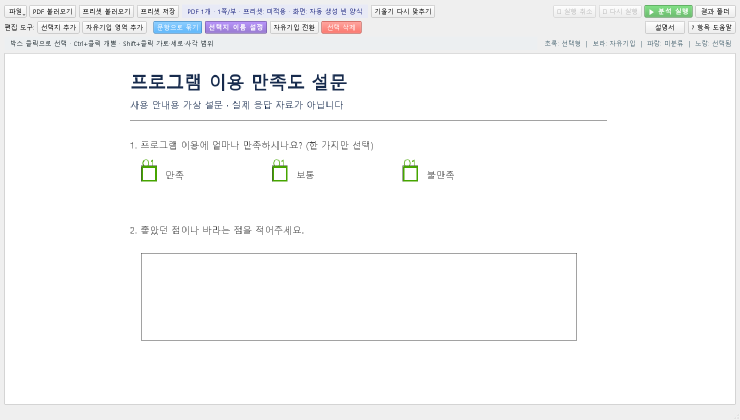
#> input picture 설명서/images/01-pdf.png, 1480 x 840 px (shown at 1/2 size); its folder holds only this picture in this run
$ python -i vision.py   (imports and definitions only)   (older library calls are emulated)
#> lines starting #> are read from the running program, lines starting #| are printed output that depends on the picture; after the words box and inside, x2 and y2 are one past the last pixel; in counts of white or black regions, pixels touching at a corner belong together
#> further down, picture is the input picture: shape (840, 1480, 3); mean B, G, R 248.9, 248.5, 248.2
import hashlib
import json
import os
import tempfile
from concurrent.futures import ThreadPoolExecutor, as_completed

import cv2
import fitz
import numpy as np


_PDF_CACHE_VERSION = 2
_CHECKBOX_CACHE_VERSION = 9


def _report_progress(progress_cb, value: int, message: str = ""):
    if progress_cb:
        progress_cb(value, message)


# [112 lines left out: functions _render_single_page, load_pdf_pages, not called in this run]


class PageOrientationError(ValueError):
    """Raised when 0/180-degree page orientation cannot be selected safely."""


class ImageAligner:
    _ADAPTIVE_QUICK_MAX_DIMENSION = 480
    _ADAPTIVE_QUICK_MIN_CORRELATION = 0.50
    _ADAPTIVE_ECC_MIN_CORRELATION = 0.60
    _ADAPTIVE_WARM_ECC_ITERATIONS = 12
    _ADAPTIVE_SCALED_ECC_ITERATIONS = 15
    _SPARSE_LK_MAX_CORNERS = 400
    _SPARSE_LK_MIN_TRACKS = 18
    _SPARSE_LK_MIN_TRACK_RATIO = 0.30
    _SPARSE_LK_MIN_INLIER_RATIO = 0.45
    _SPARSE_LK_MAX_FB_MEDIAN = 0.75
    _SPARSE_LK_MAX_FB_P90 = 1.75
    _SPARSE_LK_MAX_REPROJECTION_MEDIAN = 0.55
    _SPARSE_LK_MAX_REPROJECTION_P90 = 1.25
    _SPARSE_LK_SCORE_TOLERANCE = 0.002
    _SPARSE_LK_ECC_ITERATIONS = 4
    # Orientation is deliberately decided at thumbnail resolution. The full
    # alignment below remains responsible only for scanner-scale distortion.
    _ORIENTATION_DIRECT_MIN_CORRELATION = 0.78
    _ORIENTATION_DIRECT_MIN_MARGIN = 0.12
    _ORIENTATION_MIN_CORRELATION = 0.60
    _ORIENTATION_MIN_MARGIN = 0.08
    _ORIENTATION_ECC_ITERATIONS = 30
    # This is deliberately separate from the normal orientation threshold.
    # It is only used after the usual orientation and ORB paths have failed,
    # and only together with a complete, large repeated answer grid.
    _GRID_FALLBACK_MIN_UPRIGHT_SCORE = 0.40
    _GRID_FALLBACK_MIN_UPRIGHT_MARGIN = 0.15

    # [1233 lines left out: functions __init__, _prepare_stable_mask, _prepare_sparse_lk_points, _is_plausible_affine, _affine_to_ecc_scale, _affine_to_scale and 23 more, not called in this run]


def auto_detect_checkboxes(
    image: np.ndarray, min_w=24, max_w=600, min_h=24, max_h=200
) -> list[tuple[int, int, int, int]]:
#> called with min_w = 24, max_w = 600, min_h = 24, max_h = 200
    gray = cv2.cvtColor(image, cv2.COLOR_BGR2GRAY)

    # 1. 적응형 이진화: 스캔본의 그림자나 얼룩을 무시하고 테두리 선만 뚜렷하게 추출
    binary = cv2.adaptiveThreshold(
        gray, 255, cv2.ADAPTIVE_THRESH_GAUSSIAN_C, cv2.THRESH_BINARY_INV, 15, 5
    )
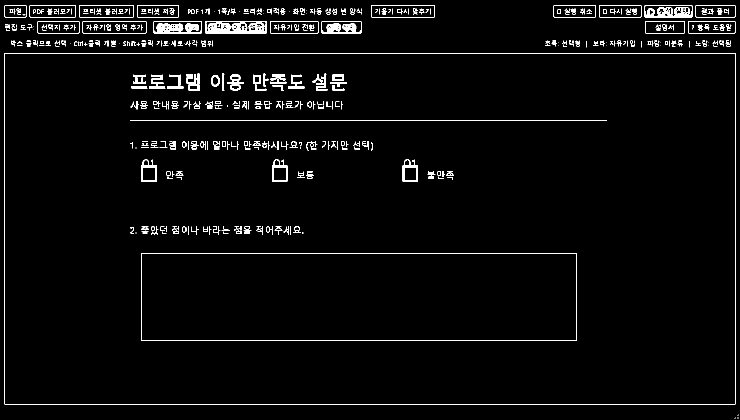
#> binary: shape (840, 1480) (shown at 1/2 size); 2.6% white in thin lines or dots

    # 2. 가로선/세로선 추출 (작은 체크박스도 잡기 위해 커널 크기를 12로 조정)
    h_kernel = cv2.getStructuringElement(cv2.MORPH_RECT, (12, 1))
    v_kernel = cv2.getStructuringElement(cv2.MORPH_RECT, (1, 12))

    h_lines = cv2.morphologyEx(binary, cv2.MORPH_OPEN, h_kernel)
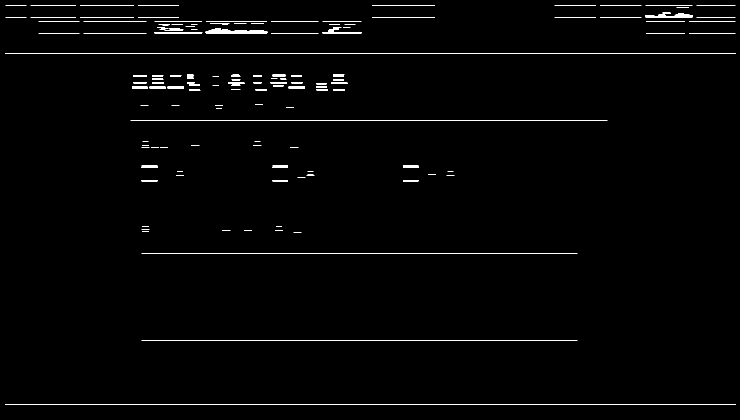
#> h_lines: shape (840, 1480) (shown at 1/2 size); 1.2% white in thin lines or dots
    v_lines = cv2.morphologyEx(binary, cv2.MORPH_OPEN, v_kernel)
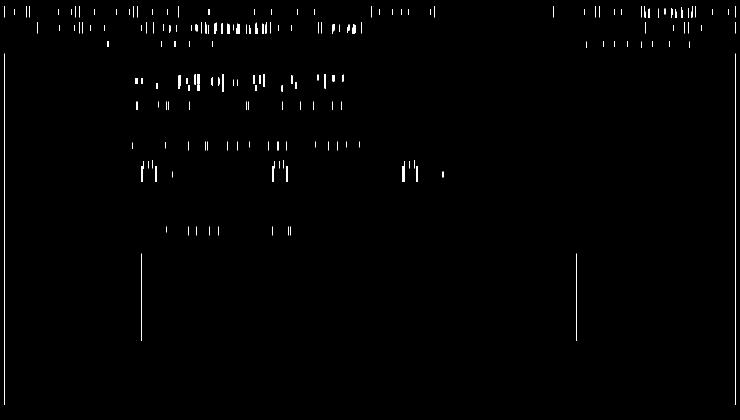
#> v_lines: shape (840, 1480) (shown at 1/2 size); 0.58% white in thin lines or dots

    # 3. 선을 합쳐 표의 뼈대와 체크박스 테두리 완성
    grid = cv2.add(h_lines, v_lines)
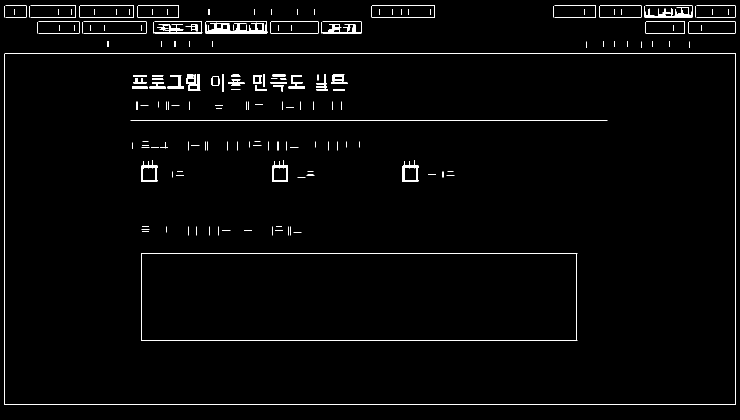
#> grid: shape (840, 1480) (shown at 1/2 size); 1.7% white in thin lines or dots

    # 4. 스캔 손실로 인해 미세하게 끊어진 선들을 이어줌
    grid = cv2.dilate(grid, np.ones((3, 3), np.uint8), iterations=1)
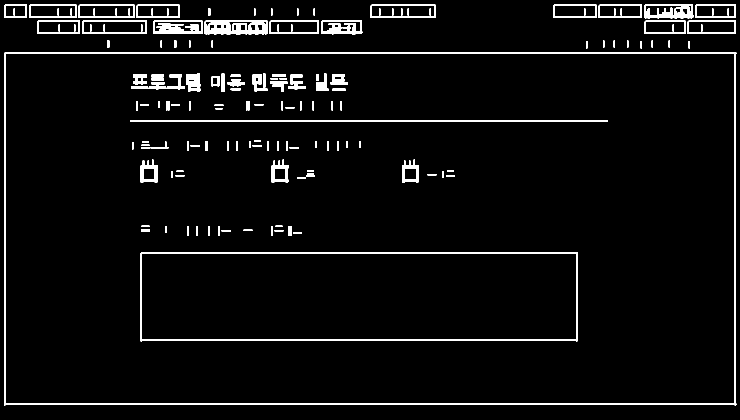
#> grid: shape (840, 1480) (shown at 1/2 size); 4.3% white; 157 white regions, largest, box (x1, y1, x2, y2) and area: (8, 105, 1473, 811) 12989, (281, 505, 1156, 683) 6281, (260, 240, 1216, 243) 2868

    # 5~7. 닫힌 흰색 영역(박스 안쪽 공간)을 크기와 비율로 선별
    boxes = _extract_enclosed_grid_boxes(
        grid, min_w=min_w, max_w=max_w, min_h=min_h, max_h=max_h
    )

    # 8. 중첩 박스 제거 (더 큰 박스 안에 완전히 포함된 작은 박스 삭제)
    boxes = _remove_nested_boxes(boxes)

    # 9. 고립 박스 제거 (중심에서 선 뻤을 때 만나는 박스 없으면 삭제)
    boxes = _filter_isolated_boxes(boxes)

    # 10. 중앙값 템플릿에서 1~2픽셀 끊긴 선 때문에 열린 칸만 안전하게 복구
    boxes = _recover_small_grid_gap_boxes(
        grid,
        boxes,
        min_w=min_w,
        max_w=max_w,
        min_h=min_h,
        max_h=max_h,
    )

    return boxes


def _extract_enclosed_grid_boxes(
    grid: np.ndarray,
    min_w: int,
    max_w: int,
    min_h: int,
    max_h: int,
) -> list[tuple[int, int, int, int]]:
#> called with min_w = 24, max_w = 600, min_h = 24, max_h = 200
    inv_grid = cv2.bitwise_not(grid)
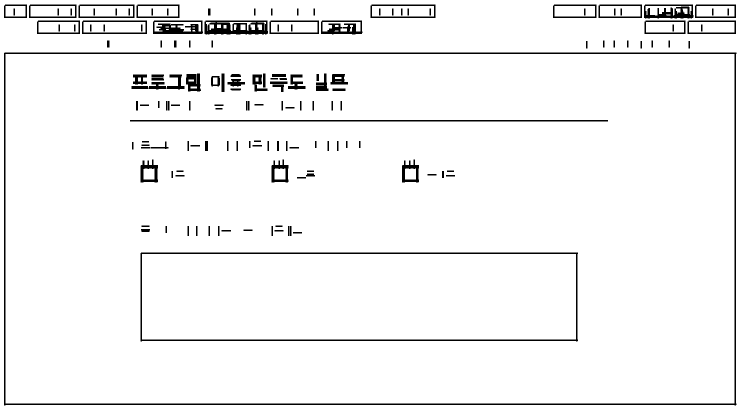
#> inv_grid: shape (840, 1480) (shown at 1/2 size); 95.7% white; 157 black regions, largest, box (x1, y1, x2, y2) and area: (8, 105, 1473, 811) 12989, (281, 505, 1156, 683) 6281, (260, 240, 1216, 243) 2868
    _, _, stats, _ = cv2.connectedComponentsWithStats(
        inv_grid, connectivity=4, ltype=cv2.CV_32S
    )
#> stats = 53 rows, first 6: [8, 9, 1465, 802, 52913], [0, 0, 1480, 840, 166324], [11, 12, 40, 21, 798], [61, 12, 89, 21, 1785], [160, 12, 106, 21, 2100], [276, 12, 80, 21, 1596]

    boxes = []
    for x, y, w, h, _area in stats[1:]:
        if not (min_w <= w <= max_w and min_h <= h <= max_h):
            continue
        if 0.1 <= w / float(h) <= 10.0:
            boxes.append((int(x), int(y), int(w), int(h)))
#> this loop made 52 passes
#> (x, y, w, h, _area) on passes 1 to 12: (0, 0, 1480, 840, 166324), (11, 12, 40, 21, 798), (61, 12, 89, 21, 1785), (160, 12, 106, 21, 2100), (276, 12, 80, 21, 1596), (744, 12, 124, 21, 2394), (1109, 12, 81, 21, 1659), (1200, 12, 81, 21, 1617), (1291, 12, 92, 19, 815), (1393, 12, 76, 21, 1512), (1352, 17, 9, 11, 69), (1365, 17, 10, 11, 90)
#> after the loop, boxes = []
    return boxes


def _remove_nested_boxes(
    boxes: list[tuple[int, int, int, int]],
) -> list[tuple[int, int, int, int]]:
    """다른 박스 안에 완전히 포함된 내부 박스를 제거합니다."""
    if len(boxes) <= 1:
        return boxes

    # 면적 큰 순으로 정렬 (큰 박스가 먼저 오도록)
    sorted_boxes = sorted(boxes, key=lambda b: b[2] * b[3], reverse=True)
    keep = []
    for box in sorted_boxes:
        x, y, w, h = box
        contained = False
        for other in keep:
            ox, oy, ow, oh = other
            if ox <= x and oy <= y and ox + ow >= x + w and oy + oh >= y + h:
                contained = True
                break
        if not contained:
            keep.append(box)
    return keep


def _filter_isolated_boxes(
    boxes: list[tuple[int, int, int, int]],
    size_ratio: float = 0.1,
) -> list[tuple[int, int, int, int]]:
    """
    각 박스 중심에서 x축(가로), y축(세로)으로 선을 뻗어
    처음 만난 박스와 크기를 비교. 크기 비슷한 박스가 하나도 없으면 제거.

    size_ratio: w/h 각각 이 비율 이내 차이면 크기 비슷한 것으로 간주.
    """
    if len(boxes) <= 1:
        return boxes

    # [5 lines left out: function _size_similar, not called in this run]

    valid = []
    for i, (x, y, w, h) in enumerate(boxes):
        cx, cy = x + w / 2, y + h / 2

        hit_x = False  # x축 선이 크기 비슷한 박스를 만남
        hit_y = False  # y축 선이 크기 비슷한 박스를 만남

        for j, (x2, y2, w2, h2) in enumerate(boxes):
            if i == j:
                continue
            if y2 <= cy <= y2 + h2 and _size_similar(w, h, w2, h2):
                hit_x = True
            if x2 <= cx <= x2 + w2 and _size_similar(w, h, w2, h2):
                hit_y = True
            if hit_x and hit_y:
                break

        if hit_x or hit_y:
            valid.append((x, y, w, h))

    return valid


def _recover_small_grid_gap_boxes(
    grid: np.ndarray,
    boxes: list[tuple[int, int, int, int]],
    min_w: int,
    max_w: int,
    min_h: int,
    max_h: int,
) -> list[tuple[int, int, int, int]]:
    """Recover only gap-closed cells backed by a repeated row or column."""
    if len(boxes) < 2:
        return boxes

    repaired_grid = cv2.morphologyEx(
        grid,
        cv2.MORPH_CLOSE,
        np.ones((3, 3), np.uint8),
    )
    if np.array_equal(repaired_grid, grid):
        return boxes

    repaired = _extract_enclosed_grid_boxes(
        repaired_grid,
        min_w=min_w,
        max_w=max_w,
        min_h=min_h,
        max_h=max_h,
    )
    repaired = _filter_isolated_boxes(_remove_nested_boxes(repaired))

    # [25 lines left out: functions same_region, has_lattice_support, not called in this run]

    recovered = list(boxes)
    for candidate in repaired:
        if any(same_region(candidate, existing) for existing in recovered):
            continue
        if has_lattice_support(candidate):
            recovered.append(candidate)
    return recovered


# [115 lines left out: functions _checkbox_cache_key, load_checkbox_cache, clear_all_cache, save_checkbox_cache, cleanup_old_cache, not called in this run]

>>> import cv2
>>> picture = cv2.imread('../설명서/images/01-pdf.png')
>>> result = auto_detect_checkboxes(picture)
#> result = []

$ run again, on 설명서/images/03-average.png
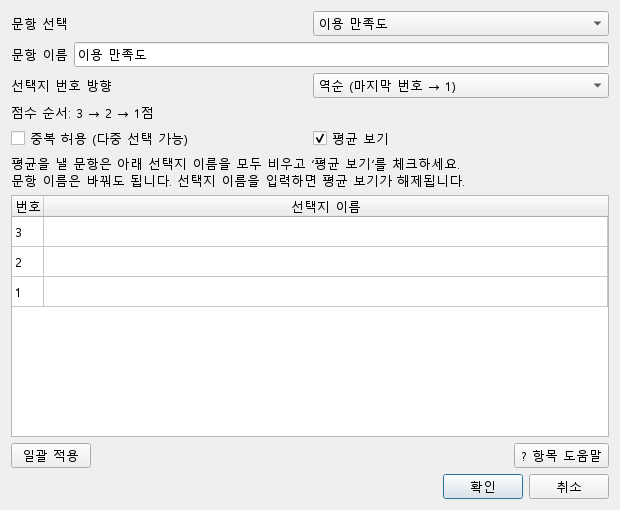
#> input picture 설명서/images/03-average.png, 620 x 510 px
#> picture is the input picture: shape (510, 620, 3); mean B, G, R 241.1, 241, 241
#> in auto_detect_checkboxes, `binary = cv2.adaptiveThreshold( gray, 255, cv2.ADAPTIVE_THRESH_GAUSSIA..`:
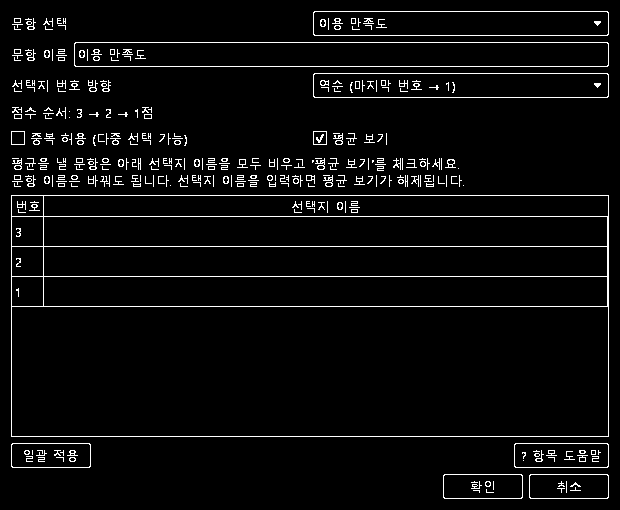
#> binary: shape (510, 620); 4.3% white in thin lines or dots
#> h_lines: shape (510, 620); 2.1% white in thin lines or dots
#> v_lines: shape (510, 620); 0.52% white in thin lines or dots
#> in auto_detect_checkboxes, `grid = cv2.dilate(grid, np.ones((3, 3), np.uint8), iterations=1)`:
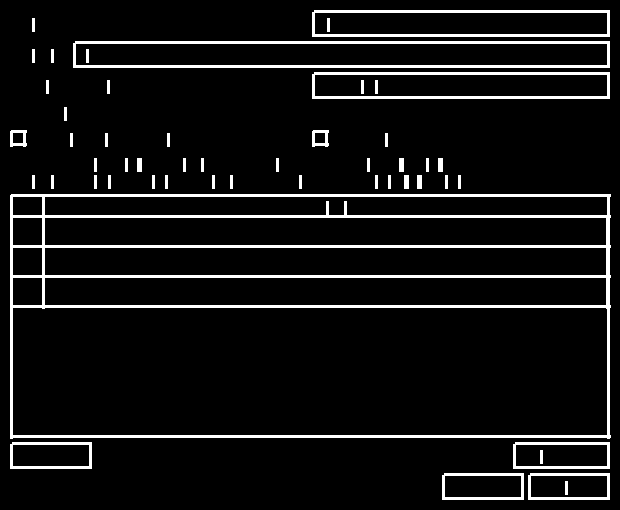
#> grid: shape (510, 620); 7.8% white; 51 white regions, largest, box (x1, y1, x2, y2) and area: (10, 194, 611, 439) 12645, (73, 41, 610, 68) 3344, (312, 10, 610, 37) 1910
#> stats = 20 rows, first 6: [10, 10, 601, 490, 24551], [0, 0, 620, 510, 127809], [315, 13, 292, 21, 6090], [76, 44, 531, 21, 11109], [315, 75, 292, 21, 6048], [13, 133, 10, 10, 100]
#> the loop in _extract_enclosed_grid_boxes, `for x, y, w, h, _area in stats[1:]:` made 19 passes
#> (x, y, w, h, _area) on passes 1 to 8: (0, 0, 620, 510, 127809), (315, 13, 292, 21, 6090), (76, 44, 531, 21, 11109), (315, 75, 292, 21, 6048), (13, 133, 10, 10, 100), (315, 133, 10, 10, 100), (13, 197, 29, 18, 522), (45, 197, 562, 18, 10032)
#> after the loop in _extract_enclosed_grid_boxes, `for x, y, w, h, _area in stats[1:]:`: boxes = [(13, 218, 29, 27), (13, 248, 29, 27), (13, 278, 29, 27), (13, 308, 594, 127)]
#> sorted_boxes = [(13, 308, 594, 127), (13, 218, 29, 27), (13, 248, 29, 27), (13, 278, 29, 27)]
#> the loop in _remove_nested_boxes, `for box in sorted_boxes:` made 4 passes
#> (box, y, w, h) on passes 1 to 4: ((13, 308, 594, 127), 308, 594, 127), ((13, 218, 29, 27), 218, 29, 27), ((13, 248, 29, 27), 248, 29, 27), ((13, 278, 29, 27), 278, 29, 27)
#> after the loop in _remove_nested_boxes, `for box in sorted_boxes:`: keep has the same summary as sorted_boxes
#> in auto_detect_checkboxes, `boxes = _remove_nested_boxes(boxes)`: boxes has the same summary as sorted_boxes in _remove_nested_boxes
#> the loop in _filter_isolated_boxes, `for i, (x, y, w, h) in enumerate(boxes):` made 4 passes
#> (y, w, h, cx, cy) on passes 1 to 4: (308, 594, 127, 310, 371.5), (218, 29, 27, 27.5, 231.5), (248, 29, 27, 27.5, 261.5), (278, 29, 27, 27.5, 291.5)
#> after the loop in _filter_isolated_boxes, `for i, (x, y, w, h) in enumerate(boxes):`: valid = [(13, 218, 29, 27), (13, 248, 29, 27), (13, 278, 29, 27)]
#> in auto_detect_checkboxes, `boxes = _filter_isolated_boxes(boxes)`: boxes has the same summary as valid in _filter_isolated_boxes
#> repaired_grid: shape (510, 620); 7.8% white; 45 white regions, largest, box (x1, y1, x2, y2) and area: (10, 194, 611, 439) 12645, (73, 41, 610, 68) 3392, (312, 72, 610, 99) 2006
#> stats = 20 rows, first 6: [10, 10, 601, 490, 24587], [0, 0, 620, 510, 127809], [315, 13, 292, 21, 6084], [76, 44, 531, 21, 11103], [315, 75, 292, 21, 6036], [13, 133, 10, 10, 100]
#> the loop in _extract_enclosed_grid_boxes (call 2), `for x, y, w, h, _area in stats[1:]:` made 19 passes
#> in _recover_small_grid_gap_boxes, `repaired = _extract_enclosed_grid_boxes( repaired_grid, min_w=min_w, m..`: repaired has the same summary as boxes in _extract_enclosed_grid_boxes
#> the loop in _remove_nested_boxes (call 2), `for box in sorted_boxes:` made 4 passes
#> the loop in _filter_isolated_boxes (call 2), `for i, (x, y, w, h) in enumerate(boxes):` made 4 passes
#> in _recover_small_grid_gap_boxes, `repaired = _filter_isolated_boxes(_remove_nested_boxes(repaired))`: repaired has the same summary as valid in _filter_isolated_boxes
#> recovered has the same summary as valid in _filter_isolated_boxes
#> the loop in _recover_small_grid_gap_boxes, `for candidate in repaired:` made 3 passes
#> candidate on passes 1 to 3: (13, 218, 29, 27), (13, 248, 29, 27), (13, 278, 29, 27)
#> result has the same summary as valid in _filter_isolated_boxes
